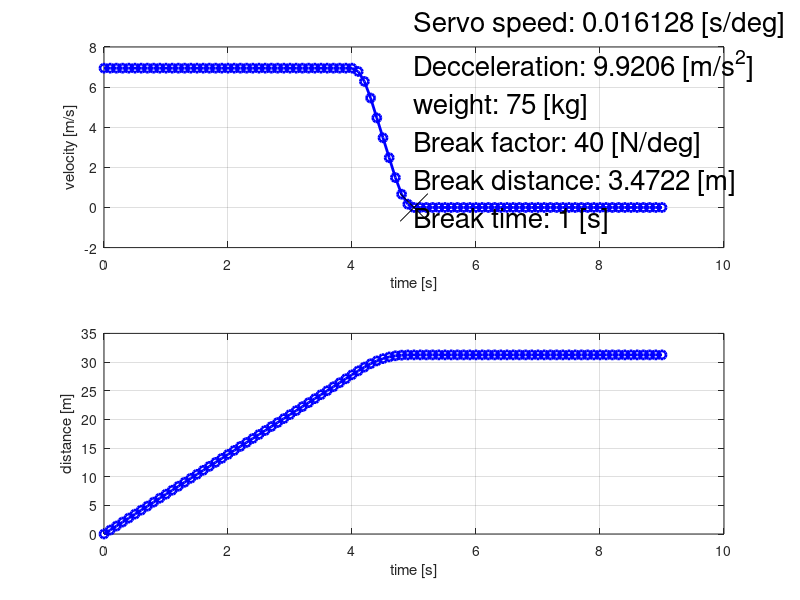
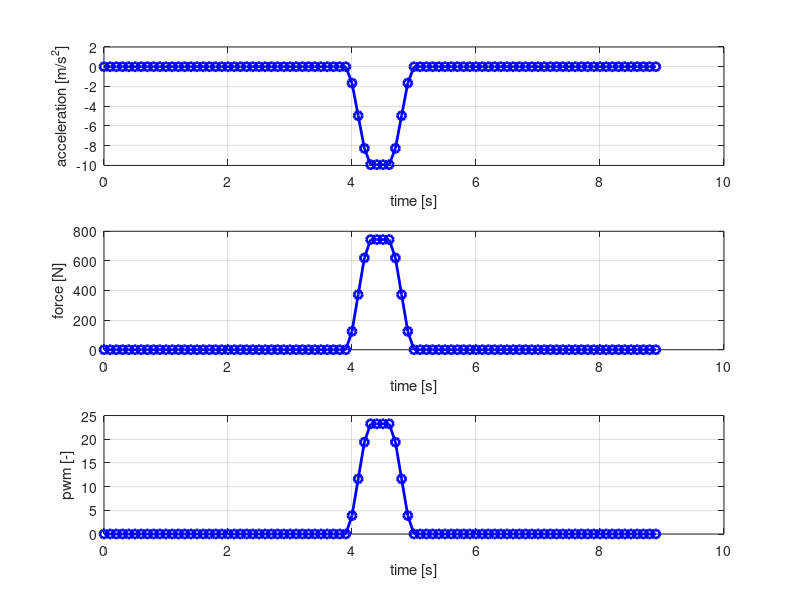

MATLAB code to generate these figures, in order:
clc 
close all
clear all

% computational tolerance
tolerance = 1e-10;

m_person = 50; % kg (up to 90 kg)
m_bike = 25; % kg
v = 25; % km/h
fs = 1e1; % Hz
t = 4; % s
s_break = 4; % m

max_deg = 320; % deg
bit_width = 8;

break_factor = 40; % N/deg
servo_v = 0.80/60; % s/deg (6V0) 
% servo_v = 0.16/60; % s/deg (7V4) 

%-----------------------------------------------------------------------------%

Ts = 1/fs;
v_ms = v/3.6;

dt_tmp = 2*s_break/v_ms 
dt = dt_tmp - mod(dt_tmp, 2*Ts)
s_break_new = dt*v_ms/2

t0_vec = [0:Ts:t-Ts];
t1_vec = [0:Ts:dt];

% it's a rise constant of the acceleration [m/s^3]
aa = break_factor/(servo_v*(m_person+m_bike))

% calculate, when the acceleration is constant
c = 4*v_ms/-aa+dt^2
x_tmp = sqrt(c)
x = x_tmp - mod(x_tmp, 2*Ts)

if (c < 0)
    error("the break distance is too short for the given servo parameters and person weight")
end

aa_new = v_ms*4/(dt^2-x^2)
servo_v = break_factor/(aa_new*(m_person+m_bike))

a_new = 2*v_ms/(x+dt)
tt = (dt - x)/2

% remove the precision error
tt = round(tt/Ts)*Ts

% linear breaking
% a_decel = ((0 - v_ms)/dt);
% a = ones(1,length(t1_vec))*a_decel;

a = -1*[aa_new*[0:Ts:tt] a_new*ones(1, floor(x/Ts)) aa_new*[tt-Ts:-Ts:0]];

%-----------------------------------------------------------------------------%

v1_vec_tmp = cumtrapz(a)*Ts;

% calculate linear decelaration
v0_vec = v_ms*ones(1, length(t0_vec));
v1_vec = v0_vec(end) + v1_vec_tmp; 
v2_vec = zeros(1, length(t0_vec));

v_vec = [v0_vec v1_vec v2_vec];
t_vec = [0:length(v_vec)-1]*Ts;

s_vec_tmp = cumtrapz(v_vec)*Ts;
s_vec = s_vec_tmp - mod(s_vec_tmp, tolerance);

a_vec = diff(v_vec)./diff(t_vec);
f = abs(a_vec*(m_person+m_bike));
pwm = (f*max_deg)/(power(2,bit_width)*break_factor);

% estimated break distance
s_break = (v_ms*dt)/2

% check the result from the chart
s0 = v_ms*t
s_break_check = s_vec(end)-s0

% Check of start of the breaking sequence
touch_point_inx = find(s_vec >= (s0 + s_break_new));
s_vec(touch_point_inx)(1)

% here just for debugging purposes
test_v = v_vec(touch_point_inx(1))
test_t = t_vec(touch_point_inx(1))

figure()
subplot(2,1,1)
plot(t_vec, v_vec, "b-o", 'linewidth', 2)
hold on
plot(test_t, test_v, "kx", 'markersize', 20)

settings = [
    "Servo speed: " num2str(servo_v) " [s/deg]\n" ...
    "Decceleration: " num2str(a_new) " [m/s^2]\n" ...
    "weight: " num2str(m_person+m_bike) " [kg]\n" ...
    "Break factor: " num2str(break_factor) " [N/deg]\n" ...
    "Break distance: " num2str(s_break_new) " [m]\n" ...
    "Break time: " num2str(2*tt+x) " [s]\n" ]

text (2*t+dt-4, 4, settings, 'fontsize', 20);

ylabel("velocity [m/s]")
xlabel("time [s]")
grid on

subplot(2,1,2)
plot(t_vec, s_vec, "b-o", 'linewidth', 2)
ylabel("distance [m]")
xlabel("time [s]")
grid on


figure()
subplot(3,1,1)
plot(t_vec(1:end-1), a_vec, "b-o", 'linewidth', 2)
ylabel("acceleration [m/s^2]")
xlabel("time [s]")
grid on

subplot(3,1,2)
plot(t_vec(1:end-1), f, "b-o", 'linewidth', 2)
ylabel("force [N]")
xlabel("time [s]")
grid on

subplot(3,1,3)
plot(t_vec(1:end-1), pwm, "b-o", 'linewidth', 2)
ylabel("pwm [-]")
xlabel("time [s]")
grid on
